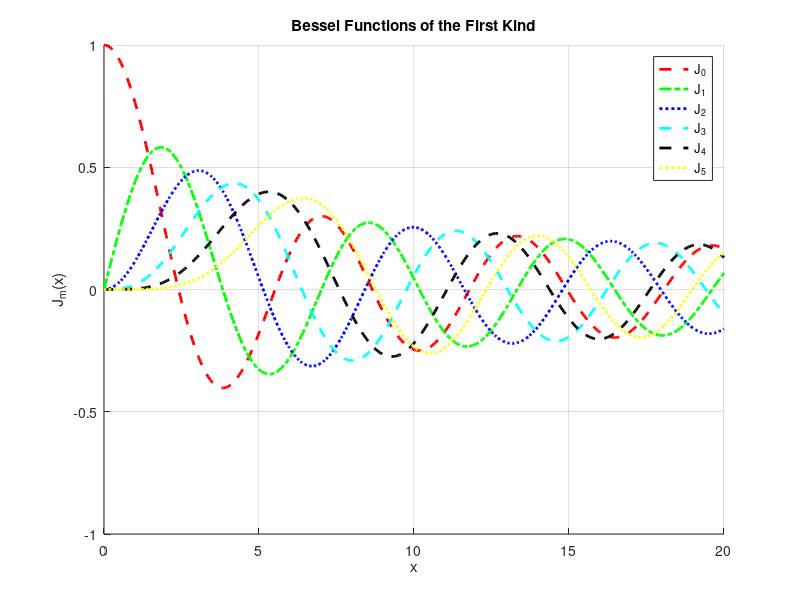

MATLAB code for this plot:
function Bessel_function()
    x = linspace(0, 20, 400); 
    
    % Calculate Bessel functions of the first kind
    J0 = besselj(0, x);
    J1 = besselj(1, x);
    J2 = besselj(2, x);
    J3 = besselj(3, x);
    J4 = besselj(4, x);
    J5 = besselj(5, x);
    
    % Plot Bessel functions 
    figure;
    hold on;
    plot(x, J0, '--r', 'LineWidth', 2);
    plot(x, J1, '-.g', 'LineWidth', 2); 
    plot(x, J2, ':b', 'LineWidth', 2);
    plot(x, J3, '--c', 'LineWidth', 2); 
    plot(x, J4, '--k', 'LineWidth', 2);
    plot(x, J5, ':y', 'LineWidth', 2); 
    

    title('Bessel Functions of the First Kind');
    xlabel('x');
    ylabel('J_m(x)');
    legend('J_0', 'J_1', 'J_2', 'J_3', 'J_4', 'J_5', 'Location', 'best');
    grid on;
    set(gca, 'FontSize', 10); 
end
